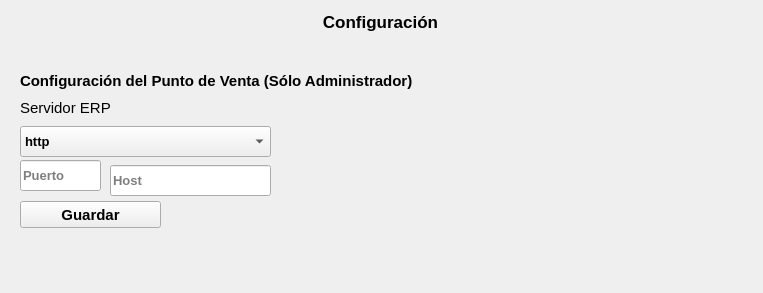
<?xml version="1.0" encoding="UTF-8"?>
<ui version="4.0">
 <class>Form</class>
 <widget class="QWidget" name="Form">
  <property name="geometry">
   <rect>
    <x>0</x>
    <y>0</y>
    <width>763</width>
    <height>293</height>
   </rect>
  </property>
  <property name="font">
   <font>
    <pointsize>10</pointsize>
    <weight>75</weight>
    <bold>true</bold>
   </font>
  </property>
  <property name="windowTitle">
   <string>TPV</string>
  </property>
  <widget class="QLabel" name="label">
   <property name="geometry">
    <rect>
     <x>0</x>
     <y>6</y>
     <width>761</width>
     <height>31</height>
    </rect>
   </property>
   <property name="font">
    <font>
     <pointsize>13</pointsize>
    </font>
   </property>
   <property name="text">
    <string>Configuración</string>
   </property>
   <property name="alignment">
    <set>Qt::AlignCenter</set>
   </property>
  </widget>
  <widget class="QLabel" name="label_2">
   <property name="geometry">
    <rect>
     <x>20</x>
     <y>65</y>
     <width>451</width>
     <height>31</height>
    </rect>
   </property>
   <property name="font">
    <font>
     <pointsize>11</pointsize>
    </font>
   </property>
   <property name="text">
    <string>Configuración del Punto de Venta (Sólo Administrador)</string>
   </property>
  </widget>
  <widget class="QLineEdit" name="server_host">
   <property name="geometry">
    <rect>
     <x>110</x>
     <y>165</y>
     <width>161</width>
     <height>31</height>
    </rect>
   </property>
   <property name="text">
    <string/>
   </property>
   <property name="placeholderText">
    <string>Host</string>
   </property>
  </widget>
  <widget class="QLabel" name="label_3">
   <property name="geometry">
    <rect>
     <x>20</x>
     <y>100</y>
     <width>131</width>
     <height>16</height>
    </rect>
   </property>
   <property name="font">
    <font>
     <pointsize>11</pointsize>
     <weight>50</weight>
     <bold>false</bold>
    </font>
   </property>
   <property name="text">
    <string>Servidor ERP</string>
   </property>
  </widget>
  <widget class="QLineEdit" name="server_port">
   <property name="geometry">
    <rect>
     <x>20</x>
     <y>160</y>
     <width>81</width>
     <height>31</height>
    </rect>
   </property>
   <property name="text">
    <string/>
   </property>
   <property name="placeholderText">
    <string>Puerto</string>
   </property>
  </widget>
  <widget class="QComboBox" name="server_protocol">
   <property name="geometry">
    <rect>
     <x>20</x>
     <y>126</y>
     <width>251</width>
     <height>31</height>
    </rect>
   </property>
   <item>
    <property name="text">
     <string>http</string>
    </property>
   </item>
   <item>
    <property name="text">
     <string>https</string>
    </property>
   </item>
  </widget>
  <widget class="QPushButton" name="button_save">
   <property name="geometry">
    <rect>
     <x>20</x>
     <y>201</y>
     <width>141</width>
     <height>27</height>
    </rect>
   </property>
   <property name="font">
    <font>
     <pointsize>11</pointsize>
    </font>
   </property>
   <property name="text">
    <string>Guardar</string>
   </property>
  </widget>
  <widget class="QLabel" name="field_required">
   <property name="geometry">
    <rect>
     <x>300</x>
     <y>131</y>
     <width>161</width>
     <height>51</height>
    </rect>
   </property>
   <property name="text">
    <string/>
   </property>
  </widget>
 </widget>
 <resources/>
 <connections/>
</ui>
